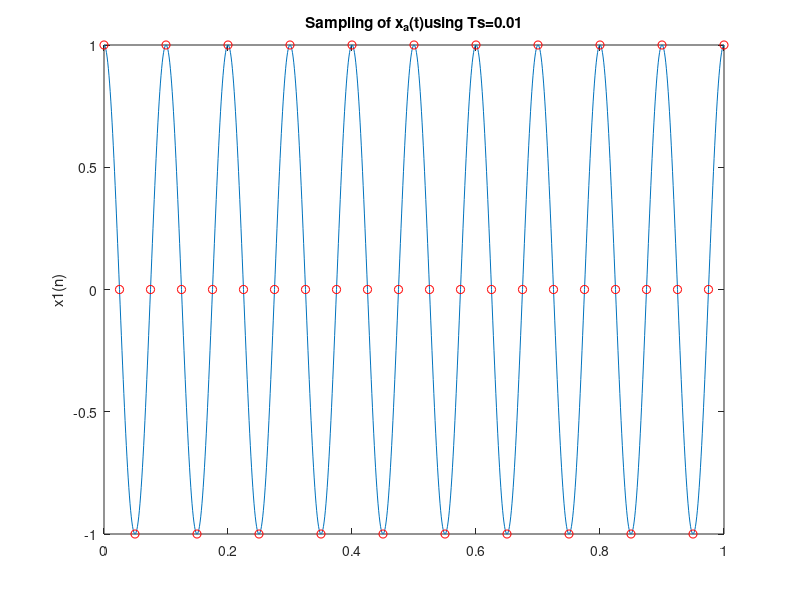
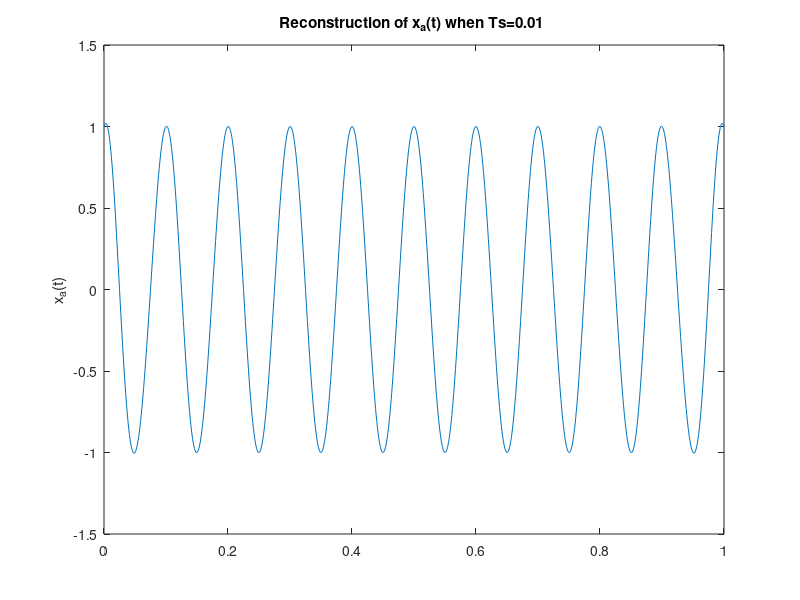

Write the MATLAB code that produced these figures, in order. (Note: this script raises an error after producing the figures.)
clear all
close all

% Sampling
t=0:0.001:1;
A= 1;
%xa=cos(20*pi*t)+cos(100*pi*t); 
xa=A*cos(20*pi*t);

Fs= 40;
Ts=1/Fs; 
N1=round(1/Ts); 
n1=0:N1;
%x1=cos(20*pi*n1*Ts)+cos(100*pi*n1*Ts); 
x1=A*cos(20*pi*n1*Ts);

figure
plot(t,xa,n1*Ts,x1,'ro');

ylabel('x1(n)'); title('Sampling of x_{a}(t)using Ts=0.01');

% Reconstruction:
xa1=x1*sinc(Fs*(ones(length(n1),1)*t-(n1*Ts)'*ones(1,length(t))));

figure
plot(t,xa1); 

ylabel('x_{a}(t)'); title('Reconstruction of x_{a}(t) when Ts=0.01 ');

% Quantization
b= 16;   %number of bits
L= 2^b;

x1q= uquant(x1,L);
t_sample= n1*Ts;

figure
stem(t_sample,x1,'x')
hold on
stem(t_sample,x1q,'r')
%plot(t,xa,'g')


% Reconstruction of Quantized signal:
xa2=x1q*sinc(Fs*(ones(length(n1),1)*t-(n1*Ts)'*ones(1,length(t))));

sq_error= (xa-xa2).^2;
MSE= mean(sq_error);


SNR= 10*log10((A^2/2)/MSE)

figure
plot(t,xa)
hold on
plot(t,xa2,'r')
grid on
legend('Original','DAC Output')

quant_error= xa-xa2;
figure
plot(t,quant_error,'r')
